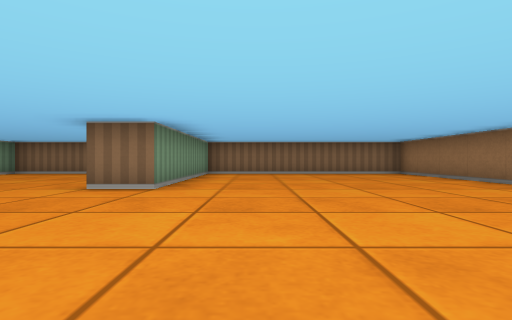
[1] (above)

15 first-person views from a walk through a cub3D ray-caster map. The camera is about half as high as the walls, looks level and sees 80° across. The floor is counted in squares. Each view is taken from the middle of a square. On the plan, view 1 faces up. The plan holds only what a view shows up to about 9 squares ahead; the rest is blank.

[2]
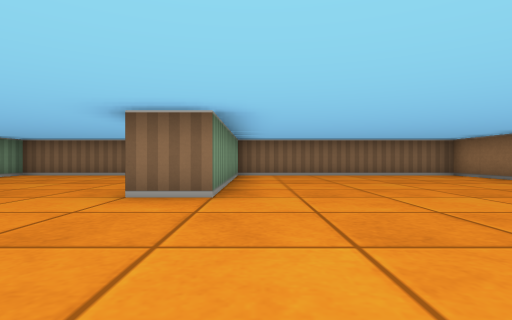

[3]
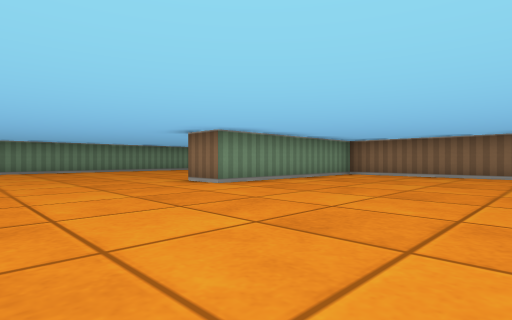

[4]
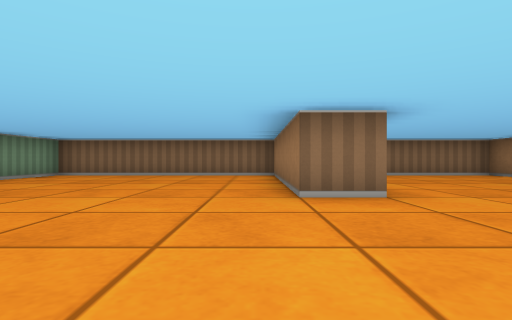

[5]
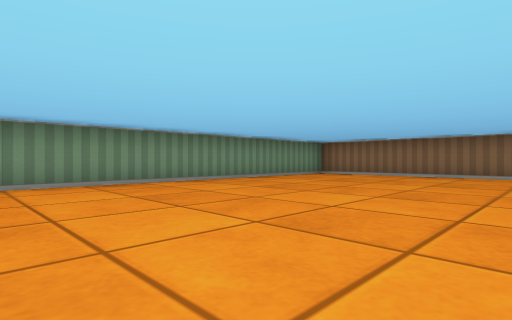

[6]
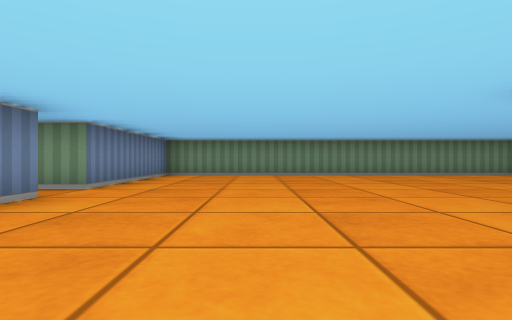

[7]
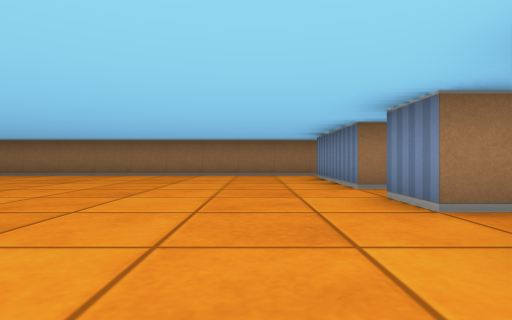

[8]
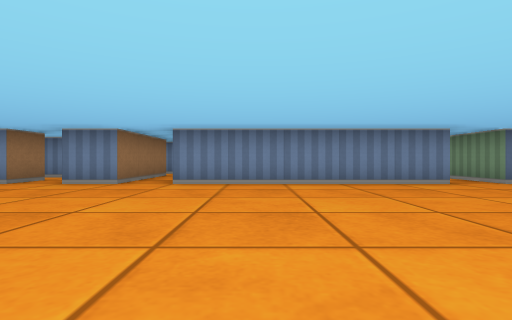

[9]
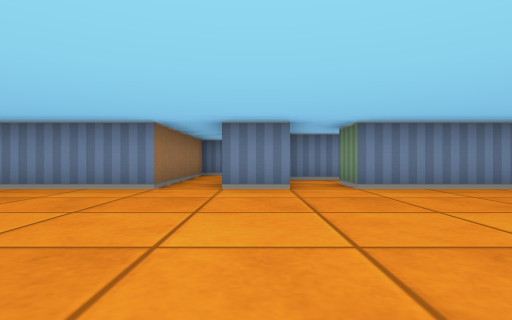

[10]
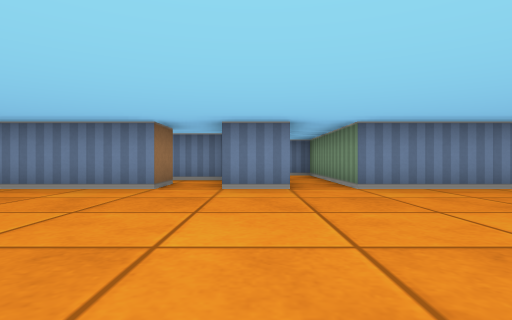

[11]
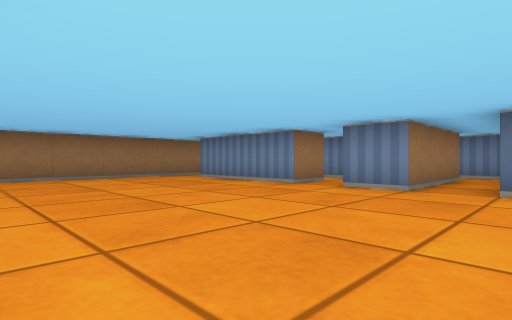

[12]
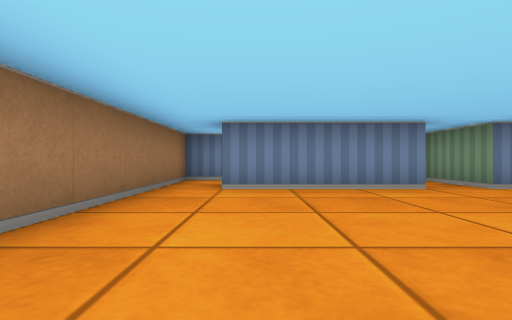

[13]
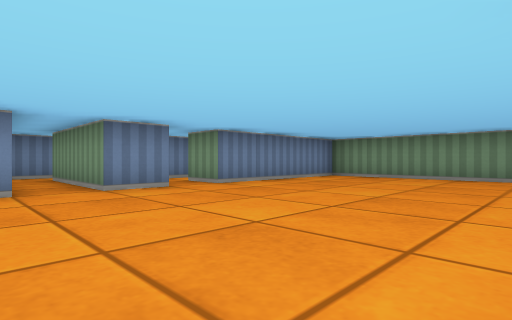

[14]
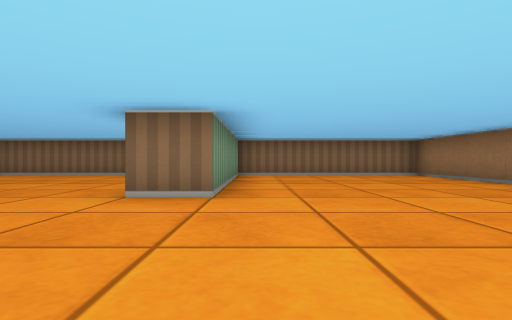

[15]
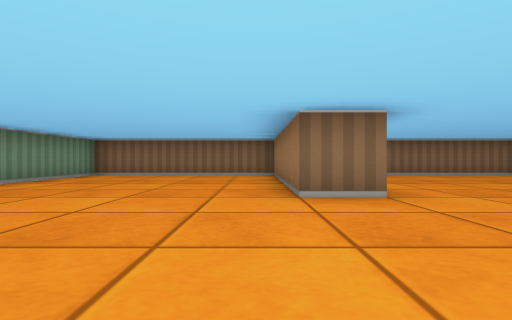

### Floor plan
Ten units are one square. View 1 is at (0, 0); x grows to the right and y downward. Boxes are objects, and circles mark ways between rooms. Rooms are numbered by the first view taken in them; rooms with no view inside come last. Other rooms are left out.
<svg viewBox="-150 -100 200 150">
<path fill="none" stroke="#000" d="M-15 -91 -15 -45 -25 -45 -25 -95 -75 -95 -75 -45 -85 -45 -85 -95 -145 -95 -145 5 -105 5 -105 15M-95 5 -85 5 -85 35M5 15 5 5 35 5M-15 35 -15 5 -5 5 -5 15M-88 45 -75 45 -75 5 -25 5 -25 35M45 15 45 -95 -15 -95M36 25 45 25 45 15M-5 15 -5 25 12 25"/>
<circle cx="0" cy="10" r="3" fill="#2a7"/>
<circle cx="40" cy="10" r="3" fill="#2a7"/>
<text x="-50" y="-40">1</text>
<text x="20" y="20">2</text>
</svg>
Room 1 opens to room 2.

Where each view was taken, in squares from view 1:
view 1: 0 up, 0 right, facing up
view 2: 1 up, 1 left, facing up
view 3: 1 up, 3 left, facing up-left
view 4: 1 up, 9 left, facing up
view 5: 1 up, 9 left, facing up-left
view 6: 2 up, 6 left, facing left
view 7: 1 up, 4 left, facing right
view 8: 5 up, 4 left, facing down
view 9: 4 up, 9 left, facing down
view 10: 4 up, 1 left, facing down
view 11: 4 up, 3 left, facing down-right
view 12: 4 up, 3 right, facing down
view 13: 4 up, 7 left, facing down-left
view 14: 1 up, 7 left, facing up
view 15: 1 up, 3 left, facing up
